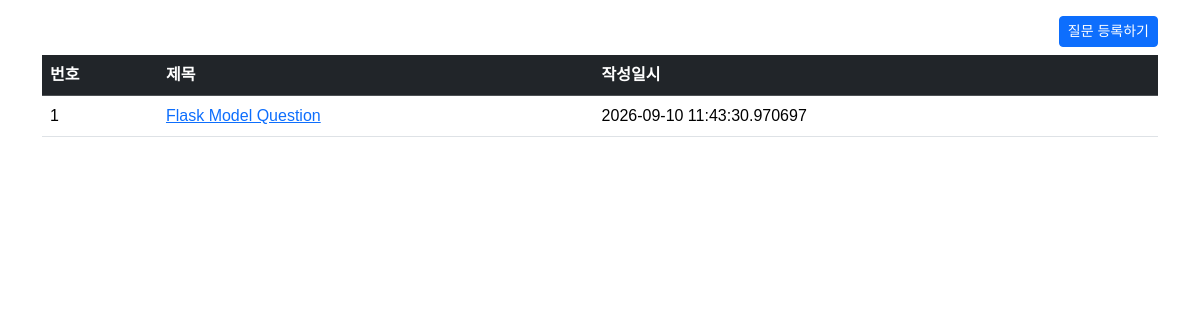
The page /question/list on the database as committed earlier.
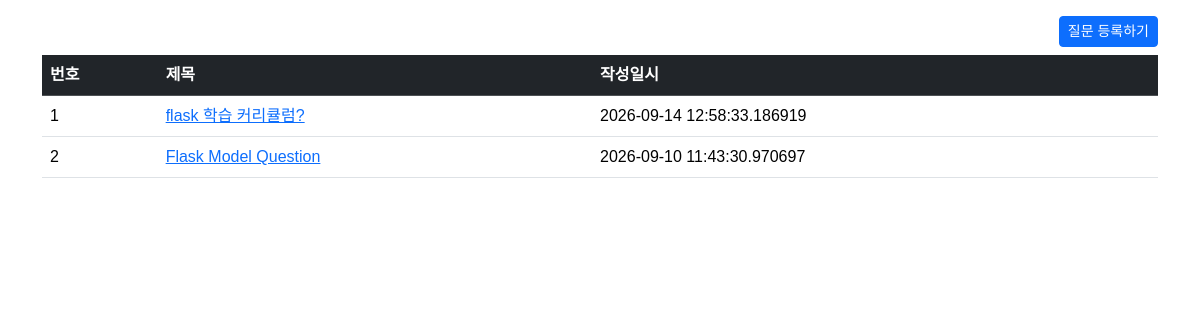
The same page on the database as committed later.
### pybo/models.py (models this page shows)
class Question(db.Model):
    id = db.Column(db.Integer, primary_key=True)
    subject = db.Column(db.String(200), nullable=False)
    content = db.Column(db.Text, nullable=False)
    create_date = db.Column(db.DateTime, nullable=False)

### pybo/views/question_views.py (the view)
@bp.route('/list')
def _list():
    question_list = Question.query.order_by(Question.create_date.desc()).all()
    return render_template('question/question_list.html', question_list=question_list)

### pybo/templates/question/question_list.html
{% extends 'base.html' %}
{% block content %}
<div class="container my-3">
    <div class="text-end">
        <a href="{{ url_for('question.create') }}" class="btn btn-primary btn-sm mb-2">질문 등록하기</a>
    </div>
    <table class="table table-hover">
      <thead>
        <tr class="table-dark">
            <th>번호</th>
            <th>제목</th>
            <th>작성일시</th>
        </tr>
      </thead>
      <tbody>
        {% if question_list %}
        {% for question in question_list%}
        <tr>
          <td>{{ loop.index }}</td>
          <td>
              <a href="{{ url_for('question.detail', question_id=question.id) }}">{{question.subject}}</a>
          </td>
          <td>{{ question.create_date }}</td>
        </tr>
        {% endfor %}
        {% else %}
        <tr>
            <td colspan="3">질문이 없습니다.</td>
        </tr>
        {% endif %}
      </tbody>
    </table>
</div>
{% endblock %}

### pybo/templates/base.html (shortened to what this page needs)
<!DOCTYPE html>
<html lang="ko">
<head>
    <link rel="stylesheet" href="https://cdn.jsdelivr.net/npm/bootstrap@5.3.8/dist/css/bootstrap.min.css">
    <link rel="stylesheet" href="{{ url_for('static', filename='style.css') }}">
</head>
<body>
    {% block content %}
    {% endblock %}
</body>
</html>

### pybo/static/style.css (style rules this page uses)
body { font-family: "Noto Sans KR", sans-serif; font-weight: 400; }

Rows that differ between the two databases and show on the page:
added Question: subject "flask 학습 커리큘럼?", create_date "2026-09-14 12:58:33.186919"
